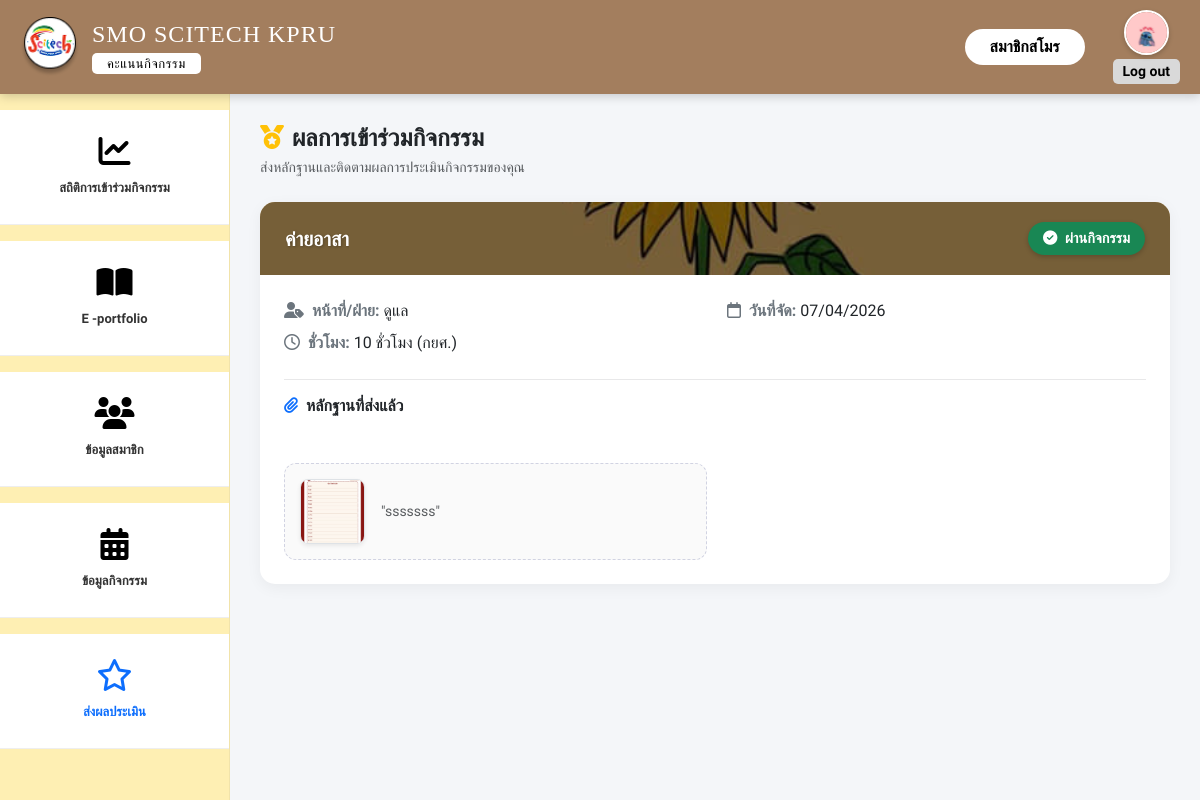
Page /score_activity.php (signed in) on the committed database.
### tables this page shows
CREATE TABLE `users` (
  `user_id` int(11) NOT NULL,
  `first_name` varchar(100) NOT NULL,
  `last_name` varchar(100) NOT NULL,
  `profile_image` varchar(255) DEFAULT 'default.png',
  `idstudent` varchar(191) DEFAULT NULL,
  `email` varchar(255) DEFAULT NULL,
  `phone` varchar(20) DEFAULT NULL COMMENT 'เบอร์โทรศัพท์',
  `about_me` text DEFAULT NULL,
  `password` varchar(255) NOT NULL,
  `academic_year` varchar(4) DEFAULT NULL,
  `year_level` varchar(50) DEFAULT NULL,
  `department` varchar(100) DEFAULT NULL,
  `reset_token` varchar(255) DEFAULT NULL,
  `reset_expiry` datetime DEFAULT NULL,
  `status` enum('active','inactive') NOT NULL DEFAULT 'active',
  `userrole` enum('executive','academic_officer','club_president','club_member') DEFAULT NULL,
  `membership_status` enum('member','no_member') NOT NULL DEFAULT 'no_member',
  `created_at` timestamp NOT NULL DEFAULT current_timestamp(),
  `deleted_at` datetime DEFAULT NULL,
  `hard_skill_computer` varchar(255) DEFAULT NULL,
  `comp_level` varchar(50) DEFAULT NULL,
  `hard_skill_lang` varchar(255) DEFAULT NULL,
  `lang_listen` varchar(50) DEFAULT NULL,
  `lang_speak` varchar(50) DEFAULT NULL,
  `lang_read` varchar(50) DEFAULT NULL,
  `lang_write` varchar(50) DEFAULT NULL
);

CREATE TABLE `activity_registrations` (
  `registration_id` int(11) NOT NULL,
  `user_id` int(11) NOT NULL,
  `activity_id` int(11) NOT NULL,
  `task_id` int(11) DEFAULT NULL COMMENT 'หน้าที่ที่เลือก (ถ้ามี)',
  `registration_status` enum('pending','approved','rejected','cancelled') NOT NULL DEFAULT 'pending',
  `participation_status` enum('waiting','passed','not_passed') DEFAULT 'waiting' COMMENT 'สถานะผลการเข้าร่วม (ผ่าน/ไม่ผ่าน) ตามข้อ 5.4',
  `registered_at` timestamp NOT NULL DEFAULT current_timestamp()
);

CREATE TABLE `activities` (
  `activity_id` int(11) NOT NULL,
  `title` varchar(255) NOT NULL,
  `description` text DEFAULT NULL,
  `location` varchar(255) DEFAULT NULL,
  `start_date` datetime NOT NULL,
  `end_date` datetime NOT NULL,
  `hours_count` int(11) DEFAULT 0 COMMENT 'จำนวนชั่วโมงกิจกรรม (สำหรับ Transcript กยศ.)',
  `cover_image` varchar(255) DEFAULT NULL,
  `status` enum('open','closed','completed') NOT NULL DEFAULT 'open',
  `created_by` int(11) NOT NULL COMMENT 'Link to users.user_id (ผู้สร้างกิจกรรม)',
  `created_at` timestamp NOT NULL DEFAULT current_timestamp(),
  `updated_at` timestamp NOT NULL DEFAULT current_timestamp() ON UPDATE current_timestamp(),
  `allowed_year_level` text DEFAULT NULL COMMENT 'ชั้นปีที่อนุญาตให้เข้าร่วม',
  `allowed_academic_year` text DEFAULT NULL COMMENT 'ปีการศึกษาที่อนุญาต',
  `allowed_department` text DEFAULT NULL COMMENT 'สาขาวิชาที่อนุญาต'
);

CREATE TABLE `activity_tasks` (
  `task_id` int(11) NOT NULL,
  `activity_id` int(11) NOT NULL,
  `task_name` varchar(100) NOT NULL,
  `task_detail` text DEFAULT NULL,
  `capacity` int(11) DEFAULT 0 COMMENT 'จำนวนที่รับสมัครในตำแหน่งนี้'
);

CREATE TABLE `activity_evidences` (
  `evidence_id` int(11) NOT NULL,
  `registration_id` int(11) NOT NULL COMMENT 'เชื่อมโยงว่ารูปนี้เป็นของใคร ในกิจกรรมไหน',
  `image_path` varchar(255) NOT NULL,
  `description` text DEFAULT NULL COMMENT 'รายละเอียดคำบรรยาย',
  `uploaded_at` timestamp NOT NULL DEFAULT current_timestamp()
);

### score_activity.php (the view, shortened to what this page needs)
<?php
include 'db.php';
$user_id = $_SESSION['user_id'];
$stmt_profile = $conn->prepare("SELECT profile_image, first_name FROM users WHERE user_id = ?");
$stmt_profile->bind_param("i", $user_id);
$stmt_profile->execute();
$res_profile = $stmt_profile->get_result();
$user_data = $res_profile->fetch_assoc();
$profile_image = !empty($user_data['profile_image']) ? $user_data['profile_image'] : 'default.png';
$first_name = !empty($user_data['first_name']) ? $user_data['first_name'] : 'ผู้ใช้งาน';
$approved_activities = [];
$reg_ids = [];
$sql_act = "SELECT
                ar.registration_id,
                ar.participation_status,
                a.activity_id,
                a.title,
                a.start_date,
                a.end_date,
                a.hours_count,
                a.cover_image,
                t.task_name
            FROM activity_registrations ar
            JOIN activities a ON ar.activity_id = a.activity_id
            LEFT JOIN activity_tasks t ON ar.task_id = t.task_id
            WHERE ar.user_id = ? AND ar.registration_status = 'approved'
            ORDER BY a.start_date DESC";
$stmt = $conn->prepare($sql_act);
$stmt->bind_param("i", $user_id);
$stmt->execute();
$result_act = $stmt->get_result();
while ($row = $result_act->fetch_assoc()) {
    $approved_activities[] = $row;
    $reg_ids[] = $row['registration_id'];
}
$evidences = [];
if (!empty($reg_ids)) {
    $placeholders = implode(',', array_fill(0, count($reg_ids), '?'));
    $sql_ev = "SELECT * FROM activity_evidences WHERE registration_id IN ($placeholders)";
    $stmt_ev = $conn->prepare($sql_ev);
    $types = str_repeat('i', count($reg_ids));
    $stmt_ev->bind_param($types, ...$reg_ids);
    $stmt_ev->execute();
    $result_ev = $stmt_ev->get_result();
    while ($ev = $result_ev->fetch_assoc()) {
        $evidences[$ev['registration_id']][] = $ev;
    }
}
?>
<!DOCTYPE html>
<html lang="th">
<head>
    <link href="https://cdn.jsdelivr.net/npm/bootstrap@5.3.0/dist/css/bootstrap.min.css" rel="stylesheet">
    <link href="https://cdnjs.cloudflare.com/ajax/libs/font-awesome/6.4.0/css/all.min.css" rel="stylesheet">
</head>
<body>
    <div class="wrapper">
        <nav class="top-navbar">
            <div class="brand-section">
                <img src="img/logo.png" alt="Logo" class="brand-logo">
                <div style="display: flex; flex-direction: column; align-items: flex-start; line-height: 1.2;">
                    <span class="brand-name">SMO SCITECH KPRU</span>
                    <span class="text-page-pill-btn mt-1">คะแนนกิจกรรม</span>
                </div>
            </div>
            <div class="d-flex align-items-center">
                <span class="d-none d-sm-block fw-bold me-2 login-pill-btn">
                    <?php echo htmlspecialchars($first_name); ?>
                </span>
                <div class="logout-area">
                    <a href="user_management.php">
                        <img src="uploads/profiles/<?php echo htmlspecialchars($profile_image); ?>" alt="Profile"
                            style="width: 45px; height: 45px; border-radius: 50%; object-fit: cover; border: 2px solid white; box-shadow: 0 2px 5px rgba(0,0,0,0.2);">
                    </a>
                    <a href="logout.php" class="logout-text mt-1">Log out</a>
                </div>
            </div>
        </nav>
        <div class="main-wrapper">
            <aside class="sidebar">
                <a href="report_activity.php" class="sidebar-item mt-3 mb-3">
                    <i class="fa-solid fa-chart-line"></i>
                    <span>สถิติการเข้าร่วมกิจกรรม</span>
                </a>
                <a href="e-portfolio.php" class="sidebar-item mb-3">
                    <i class="fa-solid fa-book-open"></i>
                    <span>E -portfolio</span>
                </a>
                <a href="user_management.php" class="sidebar-item mb-3">
                    <i class="fa-solid fa-users"></i>
                    <span>ข้อมูลสมาชิก</span>
                </a>
                <a href="activity.php" class="sidebar-item mb-3">
                    <i class="fa-solid fa-calendar-days"></i>
                    <span>ข้อมูลกิจกรรม</span>
                </a>
                <a href="score_activity.php" class="sidebar-item mb-3">
                    <i class="fa-regular fa-star text-primary"></i>
                    <span class="text-primary">ส่งผลประเมิน</span>
                </a>
            </aside>
            <main class="content-area">
                <div class="max-w-1000">
                    <div class="d-flex justify-content-between align-items-center mb-4">
                        <div>
                            <h4 class="fw-bold mb-1 text-dark">
                                <i class="fa-solid fa-medal text-warning me-2"></i>ผลการเข้าร่วมกิจกรรม
                            </h4>
                            <p class="text-muted mb-0 small">ส่งหลักฐานและติดตามผลการประเมินกิจกรรมของคุณ</p>
                        </div>
                    </div>
                    <?php if (count($approved_activities) > 0): ?>
                        <?php foreach ($approved_activities as $act):
                            $reg_id = $act['registration_id'];
                            $status = $act['participation_status'];
                            $has_evidence = isset($evidences[$reg_id]);
                            $badge_class = 'bg-warning text-dark';
                            $badge_text = '<i class="fa-solid fa-hourglass-half me-1"></i> รอผลประเมิน';
                            if ($status == 'passed') {
                                $badge_class = 'bg-success text-white';
                                $badge_text = '<i class="fa-solid fa-check-circle me-1"></i> ผ่านกิจกรรม';
                            } elseif ($status == 'not_passed') {
                                $badge_class = 'bg-danger text-white';
                                $badge_text = '<i class="fa-solid fa-times-circle me-1"></i> ไม่ผ่านกิจกรรม';
                            }
                            $cover_img = !empty($act['cover_image']) ? 'uploads/covers/' . $act['cover_image'] : '';
                            $gradients = [
                                'linear-gradient(45deg, rgba(163, 126, 94, 0.9), rgba(199, 166, 140, 0.9))',
                                'linear-gradient(45deg, rgba(142, 112, 87, 0.9), rgba(180, 150, 124, 0.9))',
                                'linear-gradient(45deg, rgba(99, 88, 225, 0.9), rgba(139, 131, 230, 0.9))',
                                'linear-gradient(45deg, rgba(254, 239, 179, 0.9), rgba(242, 213, 117, 0.9))'
                            ];
                            $current_gradient = $gradients[$act['activity_id'] % 4];
                            $header_bg = $cover_img ? "linear-gradient(rgba(0,0,0,0.5), rgba(0,0,0,0.5)), url('$cover_img') center/cover" : $current_gradient;
                        ?>
                        <div class="act-card">
                            <div class="act-header d-flex justify-content-between align-items-center" style="background: <?php echo $header_bg; ?>;">
                                <h5 class="mb-0 fw-bold text-truncate" style="max-width: 70%; text-shadow: 1px 1px 3px rgba(0,0,0,0.3);" title="<?php echo htmlspecialchars($act['title']); ?>">
                                    <?php echo htmlspecialchars($act['title']); ?>
                                </h5>
                                <span class="status-badge <?php echo $badge_class; ?>">
                                    <?php echo $badge_text; ?>
                                </span>
                            </div>
                            <div class="card-body p-4">
                                <div class="row mb-3">
                                    <div class="col-md-6">
                                        <p class="mb-2"><strong class="text-secondary"><i class="fa-solid fa-user-tag me-2"></i>หน้าที่/ฝ่าย:</strong>
                                            <span class="text-dark"><?php echo htmlspecialchars($act['task_name'] ?? '-'); ?></span>
                                        </p>
                                        <p class="mb-2"><strong class="text-secondary"><i class="fa-regular fa-clock me-2"></i>ชั่วโมง:</strong>
                                            <span class="text-dark"><?php echo $act['hours_count']; ?> ชั่วโมง (กยศ.)</span>
                                        </p>
                                    </div>
                                    <div class="col-md-6">
                                        <p class="mb-2"><strong class="text-secondary"><i class="fa-regular fa-calendar me-2"></i>วันที่จัด:</strong>
                                            <span class="text-dark"><?php echo date('d/m/Y', strtotime($act['start_date'])); ?></span>
                                        </p>
                                    </div>
                                </div>
                                <hr style="opacity: 0.1;">
                                <div class="d-flex justify-content-between align-items-center mb-3">
                                    <h6 class="fw-bold mb-0 text-dark"><i class="fa-solid fa-paperclip me-2 text-primary"></i>หลักฐานที่ส่งแล้ว</h6>
                                </div>
                                <?php if ($has_evidence): ?>
                                <div class="row g-3 mt-2">
                                    <?php foreach ($evidences[$reg_id] as $ev): ?>
                                    <div class="col-md-6">
                                        <div class="evidence-box">
                                            <div class="d-flex gap-3 align-items-center">
                                                <?php if (!empty($ev['image_path'])): ?>
                                                    <?php
                                                        $ext = strtolower(pathinfo($ev['image_path'], PATHINFO_EXTENSION));
                                                        if (in_array($ext, ['jpg', 'jpeg', 'png', 'gif', 'webp'])):
                                                    ?>
                                                    <a href="uploads/evidences/<?php echo $ev['image_path']; ?>" target="_blank" class="flex-shrink-0">
                                                        <img src="uploads/evidences/<?php echo $ev['image_path']; ?>" style="height: 65px; width: 65px; object-fit: cover; border-radius: 8px;" class="border shadow-sm">
                                                    </a>
                                                    <?php endif; ?>
                                                <?php endif; ?>
                                                <div class="flex-grow-1 pe-3">
                                                    <?php if (!empty($ev['description'])): ?>
                                                    <p class="small mb-0 text-muted" style="display: -webkit-box; -webkit-line-clamp: 3; -webkit-box-orient: vertical; overflow: hidden;">
                                                        "<?php echo htmlspecialchars($ev['description']); ?>"
                                                    </p>
                                                    <?php else: ?>
                                                    <span class="small text-muted fst-italic">ไม่มีคำอธิบาย</span>
                                                    <?php endif; ?>
                                                </div>
                                            </div>
                                        </div>
                                    </div>
                                    <?php endforeach; ?>
                                </div>
                                <?php endif; ?>
                            </div>
                        </div>
                        <?php endforeach; ?>
                    <?php endif; ?>
                </div>
            </main>
        </div>
    </div>
</body>
</html>

### rows in the picture
users: first_name "สมาชิกสโมร", profile_image (picture)
activity_registrations: activity.cover_image (picture), activity.title "ค่ายอาสา", participation_status "passed" (drawn), task.task_name "ดูแล", activity.hours_count "10", activity.start_date "07/04/2026"
activity_evidences: image_path (picture), description "sssssss"
